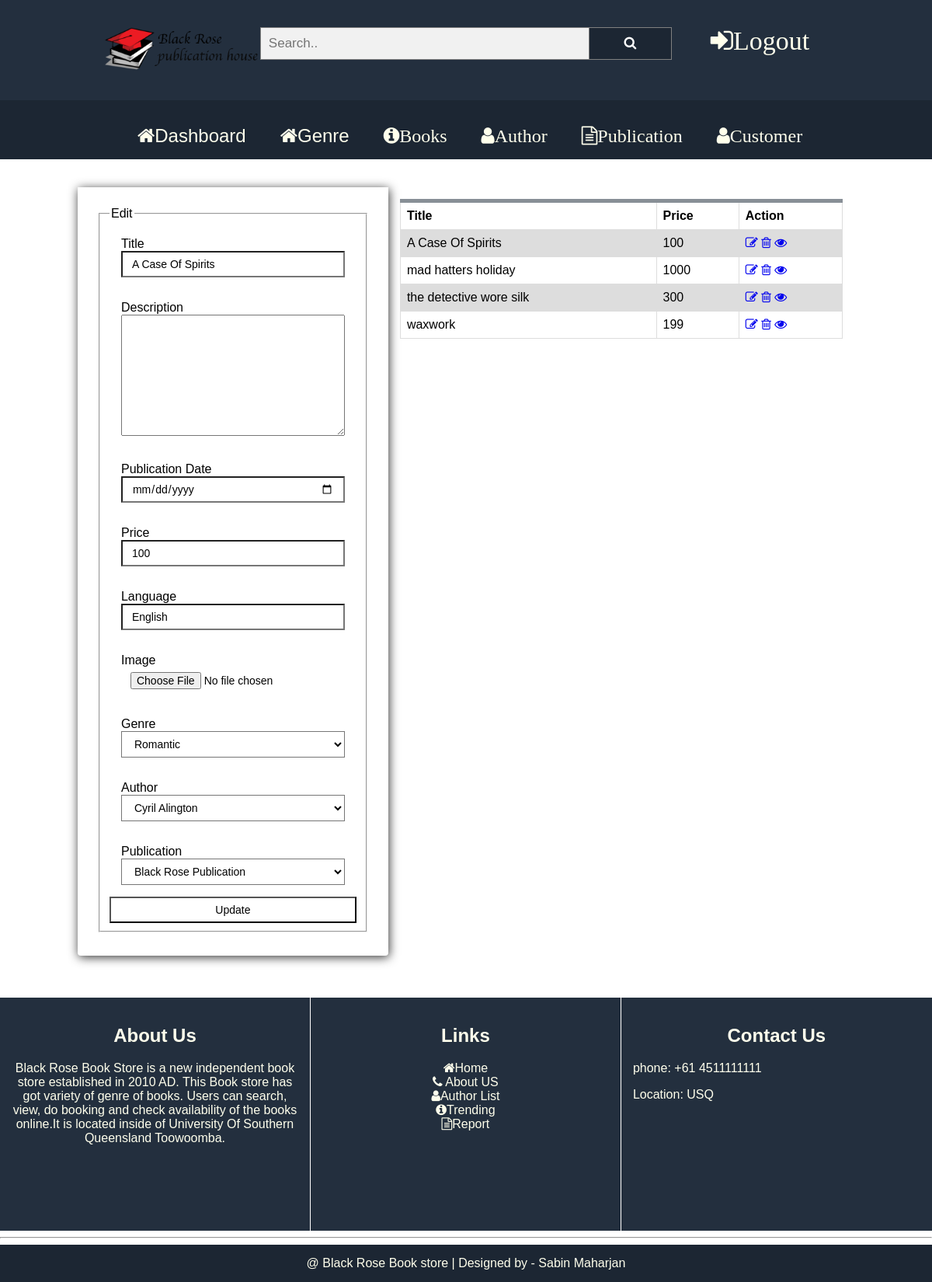
The page /books/edit/1 (signed in) on the database its author committed.
### tables this page shows
CREATE TABLE tbl_books (
  				id INTEGER PRIMARY KEY,
  				title TEXT,
  				description TEXT,
                publication_date TEXT,                
                price  REAL,
                image TEXT,
                language TEXT,             
                author_id INTEGER NOT NULL,
                genre_id INTEGER NOT NULL,
                publisher_id INTEGER NOT NULL,
                timestamp DATETIME DEFAULT CURRENT_TIMESTAMP,
                FOREIGN KEY(author_id) REFERENCES tbl_authors(id),
                FOREIGN KEY(genre_id) REFERENCES tbl_genre(id),
                FOREIGN KEY(publisher_id) REFERENCES tbl_publishers(id)
 
          
                );

### app/Controller/books.php (called while the page is built, shortened)
<?php
class Books extends Controller{
    private $book;
    public function __construct(){
        $this->book=$this->model('Book');
        $this->genre=$this->model('Genre');
        $this->author=$this->model('Author');
        $this->publisher=$this->model('Publisher');
    }
    public function edit($id){
        $datas = $this->book->get();
        $single=$this->book->findByID($id);
        $genres = $this->genre->get();
        $authors = $this->author->get();
        $publishers = $this->publisher->get();
        $data=[
            'genres'=>$genres,
            'books'=>$datas,
            'publishers'=>$publishers,
            'authors'=>$authors,
            'single'=>$single
        ];
        $this->view('book/edit', $data);
    }
}
?>

### index.php (called while the page is built, shortened)
<?php
 $init = new Core;
 ?>

### app/Libraries/Libcommon.php (called while the page is built, shortened)
<?php
  class Libcommon{
    private $db;
    private $table;
    public function __construct($table=""){
      $this->table=$table;
    }
    public function openDBConnection(){
      try{
          $this->db=new SQLITE3(dirname(dirname(dirname(__FILE__))).'/database/'.DB);
        } catch(Exception $e){
          $this->error = $e->getMessage();
          echo $this->error;
        }
    }
    public function query($sql){
      return $this->db->query($sql);
    }
    public function findByID($id,$fields="*"){
      $sql = "SELECT $fields FROM $this->table WHERE id=$id";
        $result = $this->query($sql);
        if($this->query($sql))
        {
          return $result->fetchArray(SQLITE3_ASSOC);
        }
        else
        {
          return "ERROR! failed to update ".$this->table." Info.";
        }
    }
    public function get($fields="*",$condition="1=1"){
      $sql = "SELECT $fields FROM $this->table WHERE $condition";
        $result = $this->query($sql);
        if($result)
        {
          return $result;
        }
        else
        {
          return "ERROR! failed to update ".$this->table." Info.";
        }
    }
}

### resources/views/admin/book/edit.php (the view)
<?php
	require(BACKEND."include/header.php");
    require(BACKEND."include/nav.php");
?>
	<main>
		<article>
      <?php 	?>	<br>	<br>
			<section class="row">
				<div class="col-id-1"></div>
				<div class="col-id-4 form_body">
				    <form id="login_form"  action="<?php echo SITEROOT ;?>books/update/<?php echo $data['single']['id'];?>"  method="post" enctype="multipart/form-data">
                        <fieldset>
                            <legend>Edit</legend>
                                <div class="col-id-12 ">
                                    <label for="title">Title </label><div id=""></div>
                                    <input type="text" class="form-control" id="title"  name="title" placeholder="Titlte" value="<?php echo $data['single']['title'];?>" required>
                                </div>
								                <div class="col-id-12 ">
                                    <label for="description">Description </label><div id=""></div>
                                    <textarea id="description"  name="description" placeholder="Description" rows="10" cols="50" value="<?php echo $data['single']['description'];?>" >
                                    </textarea>
                                </div>
                                <div class="col-id-12 ">
                                    <label for="publication_date">Publication Date </label><div id=""></div>
                                    <input type="date" class="form-control" id="publication_date"  name="publication_date" placeholder="Publication date" value="<?php echo $data['single']['publication_date'];?>">
                                </div>
                                <div class="col-id-12 ">
                                    <label for="price">Price </label><div id=""></div>
                                    <input type="text" class="form-control" id="price"  name="price" placeholder="price" value="<?php echo $data['single']['price'];?>">
                                </div>
                                <div class="col-id-12 ">
                                    <label for="language">Language </label><div id=""></div>
                                    <input type="text" class="form-control" id="language"  name="language" placeholder="Language" value="<?php echo $data['single']['language'];?>">
                                </div>
                                <div class="col-id-12 ">
                                    <label for="image">Image </label><div id=""></div>
                                    <input type="file" class="form-control" id="image"  name="image" placeholder="image" value="<?php echo $data['single']['image'];?>">
                                </div>
                                <div class="col-id-12 ">
                                    <label for="Genre">Genre </label><div id=""></div>
                                    <select name="genre_id" class="form-control">
                                      <?php while( $genre=$data['genres']->fetchArray()){ ?>
                                      <option value="<?php echo $genre['id'] ?>"><?php echo $genre['title'] ?></option>
                                      <?php } ?>
                                    </select>
                                </div>
                                <div class="col-id-12 ">
                                    <label for="author">Author </label><div id=""></div>
                                    <select name="author_id" class="form-control">
                                      <?php while( $author=$data['authors']->fetchArray()){ ?>
                                      <option value="<?php echo $author['id'] ?>"><?php echo $author['full_name'] ?></option>
                                      <?php } ?>
                                    </select>
                                </div>
                                <div class="col-id-12 ">
                                    <label for="publication">Publication </label><div id=""></div>
                                    <select name="publisher_id" class="form-control">
                                      <?php while( $genre=$data['publishers']->fetchArray()){ ?>
                                      <option value="<?php echo $genre['id'] ?>"><?php echo $genre['title'] ?></option>
                                      <?php } ?>
                                    </select>
                                </div>
                                <br>
                                <input type="submit" name="submit" class="submit btn form-control" value="Update" />
                        </fieldset>
                    </form>
				</div>
				<div class="col-id-6">
				<table class="">
					<tr>
						<th>Title</th>
						<th>Price</th>
						<th>Action</th>
					</tr>
                    <?php
                    $controllers="books";
					while ($row = $data['books']->fetchArray()) {?>
					<tr>
						<td><?php echo $row['title'];?></td>
						<td><?php echo $row['price'];?></td>
						<td><?php
						include(BACKEND."include/action_button.php"); ?></td>
					</tr>
					<?php
					}
					?>
				</table>
					<br>
					<br>
					<br>
			</section>
			<br><br><br>
		</article>
	</main>
<?php
	require(BACKEND.'include/footer.php');
?>

### resources/views/admin/include/action_button.php
<a href="<?php echo SITEROOT.$controllers.'/edit/'.$row['id'] ;?>" class="btn btn-dark btn-block"><i class="fa fa-pencil-square-o" aria-hidden="true"></i></a>
<a href="<?php echo SITEROOT.$controllers.'/delete/'.$row['id'] ;?>" class="btn btn-dark btn-block"><i class="fa fa-trash-o" aria-hidden="true"></i></a>
<a href="<?php echo SITEROOT.$controllers.'/show/'.$row['id'] ;?>" class="btn btn-dark btn-block"><i class="fa fa-eye" aria-hidden="true"></i></a>

### public/style/style.css (style rules this page uses)
.row::after { content: ""; clear: both; display: block; }
[class*="col-id-"] { float: left; padding: 15px; }
.col-id-1 { width: 8.33%; }
.col-id-4 { width: 33.33%; }
.col-id-6 { width: 50%; }
.col-id-12 { width: 100%; }
* { font-family: "Comic Sans MS", cursive, sans-serif; box-sizing: border-box; scroll-behavior: smooth; }
body { margin:0px auto; }
a { text-decoration-line: none; }
.form-control { display: block; width: 100%; height: 34px; padding: 6px 12px; font-size: 14px; vertical-align: middle; background-color: #fff; }
.form_body { padding: 25px 25px 30px 25px; box-shadow: 1px 2px 13px 0px #333; -moz-border-radius: 0 0 4px 4px; -webkit-border-radius: 0 0 4px 4px; border-radius: 0 0 4px 4px; text-align: left; transition: all .4s ease-in-out; }
textarea { width: 100%; }

### public/style/custom.css (style rules this page uses)
table { font-family: arial, sans-serif; border-collapse: collapse; width: 100%; border-top: 5px solid #888F96; }
td, th { border: 1px solid #dddddd; text-align: left; padding: 8px; }
tr:nth-child(even) { background-color: #dddddd; }

### rows shown on the page
tbl_books: title "A Case Of Spirits", price "100", language "English"
tbl_books: title "mad hatters holiday", price "1000"
tbl_books: title "the detective wore silk", price "300"
tbl_books: title "waxwork", price "199"

### other values the page prints
form field genre_id "Romantic"
form field author_id "Cyril Alington"
form field publisher_id "Black Rose Publication"
